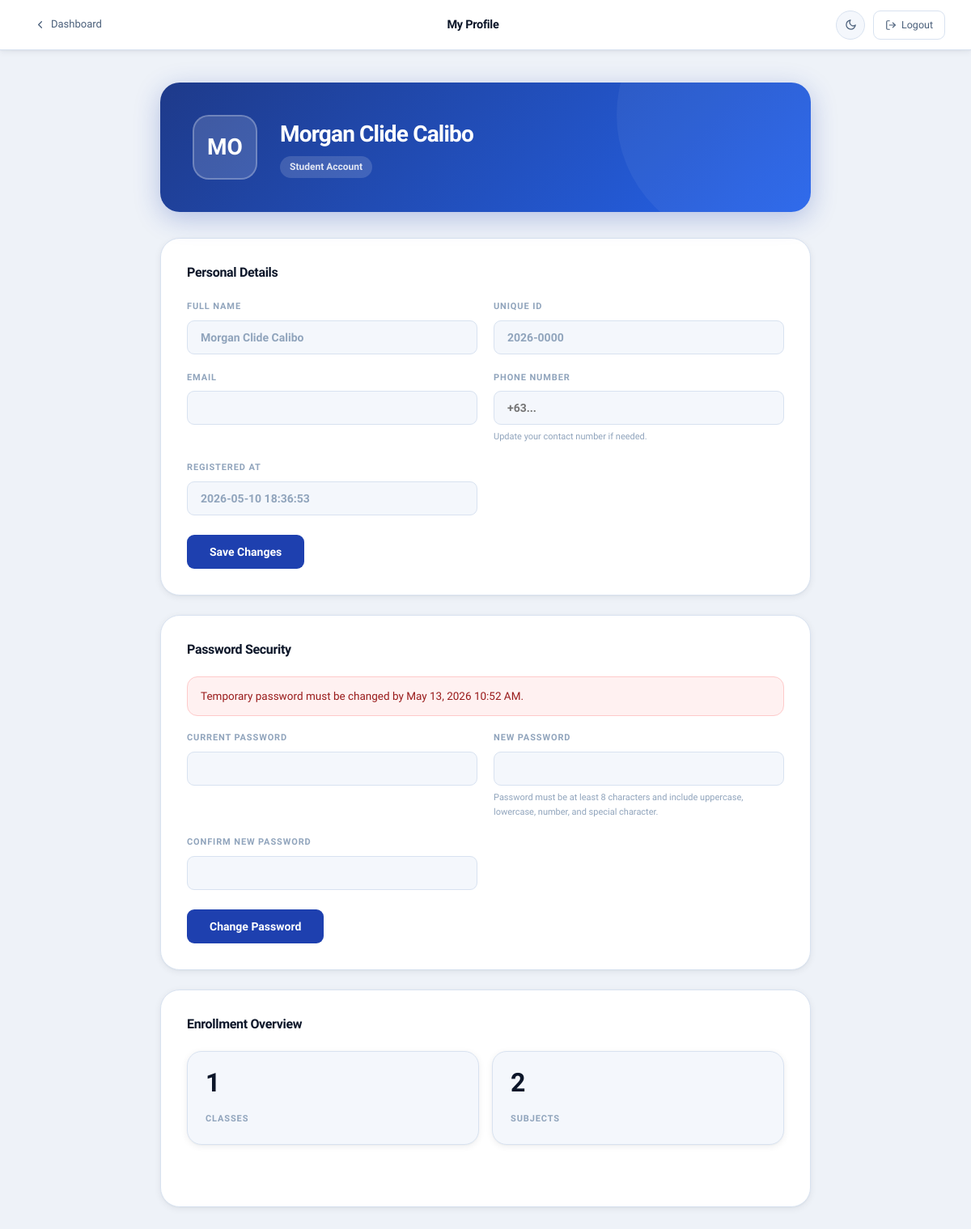
The app's page /role_student_profile.php?error=empty_fields (signed in) with its own data.
### tables this page shows
CREATE TABLE `users` (
  `id` int(10) UNSIGNED NOT NULL,
  `request_id` varchar(20) NOT NULL COMMENT 'Temp registration ID (REQ-XXXXXXXX), kept for audit trail',
  `authorized_person_id` varchar(36) DEFAULT NULL,
  `firstname` varchar(100) NOT NULL,
  `lastname` varchar(100) NOT NULL,
  `fullname` varchar(201) NOT NULL,
  `phonenumber` varchar(255) NOT NULL COMMENT 'Encrypted at application layer',
  `username` varchar(10) NOT NULL COMMENT 'Permanent ID — YY-XXXX format — set once on approval, NEVER updated',
  `email` varchar(255) NOT NULL COMMENT 'Encrypted at application layer',
  `password` varchar(255) DEFAULT NULL COMMENT 'bcrypt hash — NULL until approved',
  `role` enum('student','faculty','admin') NOT NULL,
  `status` enum('pending','active','disabled') NOT NULL DEFAULT 'pending',
  `activation_request` tinyint(1) NOT NULL DEFAULT 1,
  `registered_at` datetime NOT NULL DEFAULT current_timestamp(),
  `activated_at` datetime DEFAULT NULL COMMENT 'Set when admin approves the account',
  `must_change_password` tinyint(1) NOT NULL DEFAULT 0,
  `temp_password_expires_at` int(11) DEFAULT NULL,
  `disabled_reason` varchar(100) DEFAULT NULL,
  `disabled_at` datetime DEFAULT NULL,
  `otp` varchar(6) DEFAULT NULL,
  `otp_expiry` int(11) DEFAULT NULL,
  `disabled_by` varchar(100) DEFAULT NULL,
  `enabled_by` varchar(100) DEFAULT NULL,
  `enabled_at` datetime DEFAULT NULL,
  `password_changed_at` datetime DEFAULT NULL
);

### cryptograph_process.php (called while the page is built, shortened)
<?php
function decryptData($data) {
    $key = hash('sha256', SECRET_KEY);
    $iv = substr(hash('sha256', 'iv_secret'), 0, 16);
    return openssl_decrypt($data, 'AES-256-CBC', $key, 0, $iv);
}
?>

### auth_helpers.php (called while the page is built, shortened)
<?php
require_once __DIR__ . '/cryptograph_process.php';
function passwordPolicyMessage(): string
{
    return 'Password must be at least 8 characters and include uppercase, lowercase, number, and special character.';
}

### role_student_profile.php (the view, shortened to what this page needs)
<?php
require 'auth_helpers.php';
$username = $_SESSION['username'];
require_once __DIR__ . '/db.php';
$stmt = $pdo->prepare("SELECT * FROM users WHERE username = ? LIMIT 1");
$stmt->execute([$username]);
$currentUser = $stmt->fetch(PDO::FETCH_ASSOC);
$enrolledClasses = $pdo->prepare(
    "SELECT c.* FROM classes c
     INNER JOIN class_members cm ON cm.class_id = c.id
     WHERE cm.username = ?"
);
$enrolledClasses->execute([$username]);
$enrolledClassList = $enrolledClasses->fetchAll(PDO::FETCH_ASSOC);
$subjectsCount = 0;
foreach ($enrolledClassList as $cls) {
    $sub = $pdo->prepare("SELECT COUNT(*) FROM subjects WHERE class_id = ?");
    $sub->execute([$cls['id']]);
    $subjectsCount += (int)$sub->fetchColumn();
}
$displayName        = $currentUser['display_name'] ?? $currentUser['fullname'] ?? $username;
$fullname           = $currentUser['fullname'] ?? '';
$email              = decryptData($currentUser['email'] ?? '');
$phone              = decryptData($currentUser['phonenumber'] ?? '');
$registeredAt       = $currentUser['registered_at'] ?? '-';
$initials           = strtoupper(substr($displayName, 0, 2));
$mustChangePassword = !empty($currentUser['must_change_password']);
$passwordDeadline   = !empty($currentUser['temp_password_expires_at'])
                      ? date('M j, Y g:i A', (int)$currentUser['temp_password_expires_at'])
                      : null;
?>
<!DOCTYPE html>
<html lang="en">
<head>
    <link rel="stylesheet" href="style.css">
</head>
<body>
<div class="page-wrapper">
    <header class="page-header">
        <a href="dashboard.php" class="page-header-back">
            <svg viewBox="0 0 24 24" fill="none" stroke="currentColor" stroke-width="2.5"><polyline points="15 18 9 12 15 6"/></svg>
            Dashboard
        </a>
        <span class="page-header-title">My Profile</span>
        <div class="header-actions">
            <button class="theme-toggle" aria-label="Toggle theme">
                <svg class="icon-moon" viewBox="0 0 24 24" fill="none" stroke="currentColor" stroke-width="2"><path d="M21 12.79A9 9 0 1 1 11.21 3 7 7 0 0 0 21 12.79z"/></svg>
            </button>
            <a href="logout.php" class="logout-btn">
                <svg viewBox="0 0 24 24" width="13" height="13" fill="none" stroke="currentColor" stroke-width="2" stroke-linecap="round" stroke-linejoin="round"><path d="M9 21H5a2 2 0 0 1-2-2V5a2 2 0 0 1 2-2h4"/><polyline points="16 17 21 12 16 7"/><line x1="21" y1="12" x2="9" y2="12"/></svg>
                Logout
            </a>
        </div>
    </header>
    <main class="page-content">
        <section class="profile-hero">
            <div class="profile-avatar-lg"><?= htmlspecialchars($initials) ?></div>
            <div class="profile-hero-text">
                <div class="profile-hero-name"><?= htmlspecialchars($displayName) ?></div>
                <div class="profile-hero-role">Student Account</div>
            </div>
        </section>
        <section class="profile-section">
            <h2 class="profile-section-title">Personal Details</h2>
            <form method="POST">
                <div class="form-grid">
                    <div class="form-field">
                        <label>Full Name</label>
                        <input type="text" value="<?= htmlspecialchars($fullname) ?>" disabled>
                    </div>
                    <div class="form-field">
                        <label>Unique ID</label>
                        <input type="text" value="<?= htmlspecialchars($username) ?>" disabled>
                    </div>
                    <div class="form-field">
                        <label>Email</label>
                        <input type="text" value="<?= htmlspecialchars($email) ?>" disabled>
                    </div>
                    <div class="form-field">
                        <label>Phone Number</label>
                        <input type="text" name="phonenumber" value="<?= htmlspecialchars($phone) ?>" placeholder="+63...">
                        <div class="field-hint">Update your contact number if needed.</div>
                    </div>
                    <div class="form-field">
                        <label>Registered At</label>
                        <input type="text" value="<?= htmlspecialchars($registeredAt) ?>" disabled>
                    </div>
                </div>
                <button type="submit" name="save_profile" class="save-btn">Save Changes</button>
            </form>
        </section>
        <section class="profile-section">
            <h2 class="profile-section-title">Password Security</h2>
            <?php if ($mustChangePassword && $passwordDeadline): ?>
                <div class="alert alert-error">Temporary password must be changed by <?= htmlspecialchars($passwordDeadline) ?>.</div>
            <?php endif; ?>
            <form method="POST">
                <div class="form-grid">
                    <div class="form-field">
                        <label>Current Password</label>
                        <input type="password" name="current_password" required>
                    </div>
                    <div class="form-field">
                        <label>New Password</label>
                        <input type="password" name="new_password" required>
                        <div class="field-hint"><?= htmlspecialchars(passwordPolicyMessage()) ?></div>
                    </div>
                    <div class="form-field">
                        <label>Confirm New Password</label>
                        <input type="password" name="confirm_password" required>
                    </div>
                </div>
                <button type="submit" name="change_password" class="save-btn">Change Password</button>
            </form>
        </section>
        <section class="profile-section">
            <h2 class="profile-section-title">Enrollment Overview</h2>
            <div class="stats-grid">
                <div class="stat-card">
                    <div class="stat-value"><?= count($enrolledClassList) ?></div>
                    <div class="stat-label">Classes</div>
                </div>
                <div class="stat-card">
                    <div class="stat-value"><?= $subjectsCount ?></div>
                    <div class="stat-label">Subjects</div>
                </div>
            </div>
        </section>
    </main>
</div>
</body>
</html>

### role_student_profile.php (style rules this page uses)
.page-content { max-width: 860px; padding: 40px 28px; }
.profile-hero { background: linear-gradient(135deg, #1e3a8a 0%, #2563eb 100%); border-radius: var(--radius-xl); padding: 40px; display: flex; align-items: center; gap: 28px; margin-bottom: 32px; position: relative; overflow: hidden; box-shadow: 0 8px 32px rgba(30,64,175,0.28); }
.profile-hero::after { content: ''; position: absolute; width: 320px; height: 320px; border-radius: 50%; background: rgba(255,255,255,0.05); top: -120px; right: -80px; }
.profile-avatar-lg { width: 80px; height: 80px; border-radius: 20px; background: rgba(255,255,255,0.15); border: 2px solid rgba(255,255,255,0.25); display: flex; align-items: center; justify-content: center; font-size: 28px; font-weight: 800; color: #fff; flex-shrink: 0; font-family: 'Sora', sans-serif; position: relative; z-index: 1; }
.profile-hero-text { position: relative; z-index: 1; }
.profile-hero-name { font-family: 'Sora', sans-serif; font-size: 28px; font-weight: 800; color: #fff; letter-spacing: -0.03em; margin-bottom: 4px; }
.profile-hero-role { display: inline-flex; align-items: center; gap: 6px; background: rgba(255,255,255,0.15); border-radius: 999px; padding: 4px 12px; font-size: 12px; font-weight: 700; color: rgba(255,255,255,0.85); }
.profile-section { background: var(--surface); border: 1.5px solid var(--border); border-radius: var(--radius-xl); padding: 32px; margin-bottom: 24px; box-shadow: var(--shadow-sm); }
.profile-section-title { font-family: 'Sora', sans-serif; font-size: 16px; font-weight: 800; letter-spacing: -0.02em; color: var(--text-primary); margin-bottom: 24px; }
.form-grid { display: grid; grid-template-columns: 1fr 1fr; gap: 20px; }
.form-field label { display: block; font-size: 11px; font-weight: 800; text-transform: uppercase; letter-spacing: 0.08em; color: var(--text-muted); margin-bottom: 8px; }
.form-field input { width: 100%; padding: 12px 16px; background: var(--surface-2); border: 1.5px solid var(--border); border-radius: var(--radius-sm); font-family: 'Sora', sans-serif; font-size: 14px; font-weight: 600; color: var(--text-primary); outline: none; transition: border-color 0.18s; box-sizing: border-box; }
.form-field input:disabled { color: var(--text-muted); cursor: not-allowed; }
.field-hint { font-size: 11px; color: var(--text-muted); margin-top: 6px; }
.save-btn { margin-top: 24px; display: inline-flex; align-items: center; gap: 8px; padding: 13px 28px; background: var(--accent); color: #fff; border: none; border-radius: var(--radius-sm); font-family: 'Sora', sans-serif; font-size: 14px; font-weight: 700; cursor: pointer; transition: background 0.18s; }
.stats-grid { display: grid; grid-template-columns: repeat(2, minmax(0, 1fr)); gap: 16px; }
.stat-card { background: var(--surface-2); border: 1.5px solid var(--border); border-radius: var(--radius-lg); padding: 22px; }
.stat-value { font-size: 32px; font-weight: 800; color: var(--text-primary); font-family: 'Sora', sans-serif; line-height: 1; }
.stat-label { font-size: 11px; font-weight: 700; text-transform: uppercase; letter-spacing: 0.08em; color: var(--text-muted); margin-top: 6px; }

### records on screen
users: fullname "MO", fullname "Morgan Clide Calibo", registered_at "2026-05-10 18:36:53", temp_password_expires_at "May 13, 2026 10:52 AM"

### other values on screen
passwordPolicyMessage() "Password must be at least 8 characters and include uppercase, lowercase, number, and special character."
count($enrolledClassList) "1"
$subjectsCount "2"
